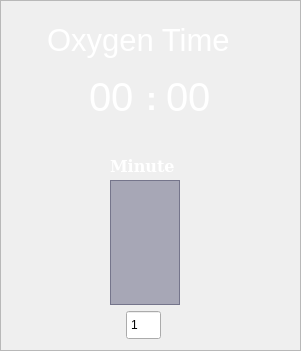
  <widget class="QFrame" name="frame">
   <property name="geometry">
    <rect>
     <x>160</x>
     <y>70</y>
     <width>301</width>
     <height>351</height>
    </rect>
   </property>
   <property name="styleSheet">
    <string notr="true">QFrame#frame{
border: 2px solid ;
border-radius: 12px;
background-color: rgba(0,20,60,0.5);
}</string>
   </property>
   <property name="frameShape">
    <enum>QFrame::StyledPanel</enum>
   </property>
   <property name="frameShadow">
    <enum>QFrame::Raised</enum>
   </property>
   <widget class="QSpinBox" name="minSpin">
    <property name="geometry">
     <rect>
      <x>126</x>
      <y>310</y>
      <width>35</width>
      <height>30</height>
     </rect>
    </property>
    <property name="tabletTracking">
     <bool>true</bool>
    </property>
    <property name="buttonSymbols">
     <enum>QAbstractSpinBox::NoButtons</enum>
    </property>
    <property name="minimum">
     <number>-1</number>
    </property>
    <property name="maximum">
     <number>60</number>
    </property>
    <property name="value">
     <number>1</number>
    </property>
   </widget>
   <widget class="QLabel" name="label_2">
    <property name="geometry">
     <rect>
      <x>110</x>
      <y>150</y>
      <width>81</width>
      <height>31</height>
     </rect>
    </property>
    <property name="palette">
     <palette>
      <active>
       <colorrole role="WindowText">
        <brush brushstyle="SolidPattern">
         <color alpha="255">
          <red>255</red>
          <green>255</green>
          <blue>255</blue>
         </color>
        </brush>
       </colorrole>
      </active>
      <inactive>
       <colorrole role="WindowText">
        <brush brushstyle="SolidPattern">
         <color alpha="255">
          <red>255</red>
          <green>255</green>
          <blue>255</blue>
         </color>
        </brush>
       </colorrole>
      </inactive>
      <disabled>
       <colorrole role="WindowText">
        <brush brushstyle="SolidPattern">
         <color alpha="96">
          <red>164</red>
          <green>166</green>
          <blue>168</blue>
         </color>
        </brush>
       </colorrole>
      </disabled>
     </palette>
    </property>
    <property name="font">
     <font>
      <family>DejaVu Serif</family>
      <pointsize>12</pointsize>
      <weight>75</weight>
      <italic>false</italic>
      <bold>true</bold>
     </font>
    </property>
    <property name="frameShape">
     <enum>QFrame::NoFrame</enum>
    </property>
    <property name="frameShadow">
     <enum>QFrame::Plain</enum>
    </property>
    <property name="text">
     <string>Minute</string>
    </property>
   </widget>
   <widget class="QLabel" name="label">
    <property name="geometry">
     <rect>
      <x>146</x>
      <y>78</y>
      <width>16</width>
      <height>40</height>
     </rect>
    </property>
    <property name="palette">
     <palette>
      <active>
       <colorrole role="WindowText">
        <brush brushstyle="SolidPattern">
         <color alpha="255">
          <red>255</red>
          <green>255</green>
          <blue>255</blue>
         </color>
        </brush>
       </colorrole>
      </active>
      <inactive>
       <colorrole role="WindowText">
        <brush brushstyle="SolidPattern">
         <color alpha="255">
          <red>255</red>
          <green>255</green>
          <blue>255</blue>
         </color>
        </brush>
       </colorrole>
      </inactive>
      <disabled>
       <colorrole role="WindowText">
        <brush brushstyle="SolidPattern">
         <color alpha="96">
          <red>164</red>
          <green>166</green>
          <blue>168</blue>
         </color>
        </brush>
       </colorrole>
      </disabled>
     </palette>
    </property>
    <property name="font">
     <font>
      <pointsize>25</pointsize>
      <weight>75</weight>
      <bold>true</bold>
     </font>
    </property>
    <property name="text">
     <string>:</string>
    </property>
   </widget>
   <widget class="QLabel" name="label_3">
    <property name="geometry">
     <rect>
      <x>47</x>
      <y>20</y>
      <width>215</width>
      <height>40</height>
     </rect>
    </property>
    <property name="palette">
     <palette>
      <active>
       <colorrole role="WindowText">
        <brush brushstyle="SolidPattern">
         <color alpha="255">
          <red>255</red>
          <green>255</green>
          <blue>255</blue>
         </color>
        </brush>
       </colorrole>
      </active>
      <inactive>
       <colorrole role="WindowText">
        <brush brushstyle="SolidPattern">
         <color alpha="255">
          <red>255</red>
          <green>255</green>
          <blue>255</blue>
         </color>
        </brush>
       </colorrole>
      </inactive>
      <disabled>
       <colorrole role="WindowText">
        <brush brushstyle="SolidPattern">
         <color alpha="96">
          <red>164</red>
          <green>166</green>
          <blue>168</blue>
         </color>
        </brush>
       </colorrole>
      </disabled>
     </palette>
    </property>
    <property name="font">
     <font>
      <pointsize>23</pointsize>
      <weight>50</weight>
      <bold>false</bold>
     </font>
    </property>
    <property name="text">
     <string>Oxygen Time</string>
    </property>
   </widget>
   <widget class="QTextEdit" name="textEdit">
    <property name="enabled">
     <bool>true</bool>
    </property>
    <property name="geometry">
     <rect>
      <x>110</x>
      <y>180</y>
      <width>70</width>
      <height>125</height>
     </rect>
    </property>
    <property name="sizePolicy">
     <sizepolicy hsizetype="Fixed" vsizetype="Fixed">
      <horstretch>0</horstretch>
      <verstretch>0</verstretch>
     </sizepolicy>
    </property>
    <property name="palette">
     <palette>
      <active>
       <colorrole role="Button">
        <brush brushstyle="SolidPattern">
         <color alpha="77">
          <red>0</red>
          <green>0</green>
          <blue>50</blue>
         </color>
        </brush>
       </colorrole>
       <colorrole role="Base">
        <brush brushstyle="NoBrush">
         <color alpha="255">
          <red>0</red>
          <green>0</green>
          <blue>0</blue>
         </color>
        </brush>
       </colorrole>
       <colorrole role="Window">
        <brush brushstyle="SolidPattern">
         <color alpha="77">
          <red>0</red>
          <green>0</green>
          <blue>50</blue>
         </color>
        </brush>
       </colorrole>
      </active>
      <inactive>
       <colorrole role="Button">
        <brush brushstyle="SolidPattern">
         <color alpha="77">
          <red>0</red>
          <green>0</green>
          <blue>50</blue>
         </color>
        </brush>
       </colorrole>
       <colorrole role="Base">
        <brush brushstyle="NoBrush">
         <color alpha="255">
          <red>0</red>
          <green>0</green>
          <blue>0</blue>
         </color>
        </brush>
       </colorrole>
       <colorrole role="Window">
        <brush brushstyle="SolidPattern">
         <color alpha="77">
          <red>0</red>
          <green>0</green>
          <blue>50</blue>
         </color>
        </brush>
       </colorrole>
      </inactive>
      <disabled>
       <colorrole role="Button">
        <brush brushstyle="SolidPattern">
         <color alpha="77">
          <red>0</red>
          <green>0</green>
          <blue>50</blue>
         </color>
        </brush>
       </colorrole>
       <colorrole role="Base">
        <brush brushstyle="NoBrush">
         <color alpha="255">
          <red>0</red>
          <green>0</green>
          <blue>0</blue>
         </color>
        </brush>
       </colorrole>
       <colorrole role="Window">
        <brush brushstyle="SolidPattern">
         <color alpha="77">
          <red>0</red>
          <green>0</green>
          <blue>50</blue>
         </color>
        </brush>
       </colorrole>
      </disabled>
     </palette>
    </property>
    <property name="font">
     <font>
      <family>Waree</family>
      <pointsize>12</pointsize>
      <weight>9</weight>
      <italic>false</italic>
      <bold>false</bold>
     </font>
    </property>
    <property name="cursor" stdset="0">
     <cursorShape>BlankCursor</cursorShape>
    </property>
    <property name="autoFillBackground">
     <bool>false</bool>
    </property>
    <property name="styleSheet">
     <string notr="true">background-color: rgb(0, 0, 50,30%);
font: 75 12pt &quot;Waree&quot;;
qproperty-alignment: AlignCenter;
</string>
    </property>
    <property name="readOnly">
     <bool>true</bool>
    </property>
    <property name="html">
     <string>&lt;!DOCTYPE HTML PUBLIC &quot;-//W3C//DTD HTML 4.0//EN&quot; &quot;http://www.w3.org/TR/REC-html40/strict.dtd&quot;&gt;
&lt;html&gt;&lt;head&gt;&lt;meta name=&quot;qrichtext&quot; content=&quot;1&quot; /&gt;&lt;style type=&quot;text/css&quot;&gt;
p, li { white-space: pre-wrap; }
&lt;/style&gt;&lt;/head&gt;&lt;body style=&quot; font-family:'Waree'; font-size:12pt; font-weight:72; font-style:normal;&quot;&gt;
&lt;p align=&quot;center&quot; style=&quot;-qt-paragraph-type:empty; margin-top:0px; margin-bottom:0px; margin-left:0px; margin-right:0px; -qt-block-indent:0; text-indent:0px;&quot;&gt;&lt;br /&gt;&lt;/p&gt;&lt;/body&gt;&lt;/html&gt;</string>
    </property>
    <property name="textInteractionFlags">
     <set>Qt::NoTextInteraction</set>
    </property>
   </widget>
   <widget class="QLabel" name="minNumber">
    <property name="geometry">
     <rect>
      <x>89</x>
      <y>73</y>
      <width>58</width>
      <height>48</height>
     </rect>
    </property>
    <property name="palette">
     <palette>
      <active>
       <colorrole role="WindowText">
        <brush brushstyle="SolidPattern">
         <color alpha="255">
          <red>255</red>
          <green>255</green>
          <blue>255</blue>
         </color>
        </brush>
       </colorrole>
       <colorrole role="Button">
        <brush brushstyle="SolidPattern">
         <color alpha="96">
          <red>164</red>
          <green>166</green>
          <blue>168</blue>
         </color>
        </brush>
       </colorrole>
       <colorrole role="Light">
        <brush brushstyle="SolidPattern">
         <color alpha="96">
          <red>246</red>
          <green>249</green>
          <blue>252</blue>
         </color>
        </brush>
       </colorrole>
       <colorrole role="Midlight">
        <brush brushstyle="SolidPattern">
         <color alpha="96">
          <red>205</red>
          <green>207</green>
          <blue>210</blue>
         </color>
        </brush>
       </colorrole>
       <colorrole role="Dark">
        <brush brushstyle="SolidPattern">
         <color alpha="96">
          <red>82</red>
          <green>83</green>
          <blue>84</blue>
         </color>
        </brush>
       </colorrole>
       <colorrole role="Mid">
        <brush brushstyle="SolidPattern">
         <color alpha="96">
          <red>109</red>
          <green>111</green>
          <blue>112</blue>
         </color>
        </brush>
       </colorrole>
       <colorrole role="Text">
        <brush brushstyle="SolidPattern">
         <color alpha="255">
          <red>255</red>
          <green>255</green>
          <blue>255</blue>
         </color>
        </brush>
       </colorrole>
       <colorrole role="BrightText">
        <brush brushstyle="SolidPattern">
         <color alpha="255">
          <red>255</red>
          <green>255</green>
          <blue>255</blue>
         </color>
        </brush>
       </colorrole>
       <colorrole role="ButtonText">
        <brush brushstyle="SolidPattern">
         <color alpha="255">
          <red>255</red>
          <green>255</green>
          <blue>255</blue>
         </color>
        </brush>
       </colorrole>
       <colorrole role="Base">
        <brush brushstyle="SolidPattern">
         <color alpha="255">
          <red>255</red>
          <green>255</green>
          <blue>255</blue>
         </color>
        </brush>
       </colorrole>
       <colorrole role="Window">
        <brush brushstyle="SolidPattern">
         <color alpha="96">
          <red>164</red>
          <green>166</green>
          <blue>168</blue>
         </color>
        </brush>
       </colorrole>
       <colorrole role="Shadow">
        <brush brushstyle="SolidPattern">
         <color alpha="255">
          <red>0</red>
          <green>0</green>
          <blue>0</blue>
         </color>
        </brush>
       </colorrole>
       <colorrole role="AlternateBase">
        <brush brushstyle="SolidPattern">
         <color alpha="175">
          <red>209</red>
          <green>210</green>
          <blue>211</blue>
         </color>
        </brush>
       </colorrole>
       <colorrole role="ToolTipBase">
        <brush brushstyle="SolidPattern">
         <color alpha="255">
          <red>255</red>
          <green>255</green>
          <blue>220</blue>
         </color>
        </brush>
       </colorrole>
       <colorrole role="ToolTipText">
        <brush brushstyle="SolidPattern">
         <color alpha="255">
          <red>0</red>
          <green>0</green>
          <blue>0</blue>
         </color>
        </brush>
       </colorrole>
       <colorrole role="PlaceholderText">
        <brush brushstyle="SolidPattern">
         <color alpha="128">
          <red>255</red>
          <green>255</green>
          <blue>255</blue>
         </color>
        </brush>
       </colorrole>
      </active>
      <inactive>
       <colorrole role="WindowText">
        <brush brushstyle="SolidPattern">
         <color alpha="255">
          <red>255</red>
          <green>255</green>
          <blue>255</blue>
         </color>
        </brush>
       </colorrole>
       <colorrole role="Button">
        <brush brushstyle="SolidPattern">
         <color alpha="96">
          <red>164</red>
          <green>166</green>
          <blue>168</blue>
         </color>
        </brush>
       </colorrole>
       <colorrole role="Light">
        <brush brushstyle="SolidPattern">
         <color alpha="96">
          <red>246</red>
          <green>249</green>
          <blue>252</blue>
         </color>
        </brush>
       </colorrole>
       <colorrole role="Midlight">
        <brush brushstyle="SolidPattern">
         <color alpha="96">
          <red>205</red>
          <green>207</green>
          <blue>210</blue>
         </color>
        </brush>
       </colorrole>
       <colorrole role="Dark">
        <brush brushstyle="SolidPattern">
         <color alpha="96">
          <red>82</red>
          <green>83</green>
          <blue>84</blue>
         </color>
        </brush>
       </colorrole>
       <colorrole role="Mid">
        <brush brushstyle="SolidPattern">
         <color alpha="96">
          <red>109</red>
          <green>111</green>
          <blue>112</blue>
         </color>
        </brush>
       </colorrole>
       <colorrole role="Text">
        <brush brushstyle="SolidPattern">
         <color alpha="255">
          <red>255</red>
          <green>255</green>
          <blue>255</blue>
         </color>
        </brush>
       </colorrole>
       <colorrole role="BrightText">
        <brush brushstyle="SolidPattern">
         <color alpha="255">
          <red>255</red>
          <green>255</green>
          <blue>255</blue>
         </color>
        </brush>
       </colorrole>
       <colorrole role="ButtonText">
        <brush brushstyle="SolidPattern">
         <color alpha="255">
          <red>255</red>
          <green>255</green>
          <blue>255</blue>
         </color>
        </brush>
       </colorrole>
       <colorrole role="Base">
        <brush brushstyle="SolidPattern">
         <color alpha="255">
          <red>255</red>
          <green>255</green>
          <blue>255</blue>
         </color>
        </brush>
       </colorrole>
       <colorrole role="Window">
        <brush brushstyle="SolidPattern">
         <color alpha="96">
          <red>164</red>
          <green>166</green>
          <blue>168</blue>
         </color>
        </brush>
       </colorrole>
       <colorrole role="Shadow">
        <brush brushstyle="SolidPattern">
         <color alpha="255">
          <red>0</red>
          <green>0</green>
          <blue>0</blue>
         </color>
        </brush>
       </colorrole>
       <colorrole role="AlternateBase">
        <brush brushstyle="SolidPattern">
         <color alpha="175">
          <red>209</red>
          <green>210</green>
          <blue>211</blue>
         </color>
        </brush>
       </colorrole>
       <colorrole role="ToolTipBase">
        <brush brushstyle="SolidPattern">
         <color alpha="255">
          <red>255</red>
          <green>255</green>
          <blue>220</blue>
         </color>
        </brush>
       </colorrole>
       <colorrole role="ToolTipText">
        <brush brushstyle="SolidPattern">
         <color alpha="255">
          <red>0</red>
          <green>0</green>
          <blue>0</blue>
         </color>
        </brush>
       </colorrole>
       <colorrole role="PlaceholderText">
        <brush brushstyle="SolidPattern">
         <color alpha="128">
          <red>255</red>
          <green>255</green>
          <blue>255</blue>
         </color>
        </brush>
       </colorrole>
      </inactive>
      <disabled>
       <colorrole role="WindowText">
        <brush brushstyle="SolidPattern">
         <color alpha="96">
          <red>82</red>
          <green>83</green>
          <blue>84</blue>
         </color>
        </brush>
       </colorrole>
       <colorrole role="Button">
        <brush brushstyle="SolidPattern">
         <color alpha="96">
          <red>164</red>
          <green>166</green>
          <blue>168</blue>
         </color>
        </brush>
       </colorrole>
       <colorrole role="Light">
        <brush brushstyle="SolidPattern">
         <color alpha="96">
          <red>246</red>
          <green>249</green>
          <blue>252</blue>
         </color>
        </brush>
       </colorrole>
       <colorrole role="Midlight">
        <brush brushstyle="SolidPattern">
         <color alpha="96">
          <red>205</red>
          <green>207</green>
          <blue>210</blue>
         </color>
        </brush>
       </colorrole>
       <colorrole role="Dark">
        <brush brushstyle="SolidPattern">
         <color alpha="96">
          <red>82</red>
          <green>83</green>
          <blue>84</blue>
         </color>
        </brush>
       </colorrole>
       <colorrole role="Mid">
        <brush brushstyle="SolidPattern">
         <color alpha="96">
          <red>109</red>
          <green>111</green>
          <blue>112</blue>
         </color>
        </brush>
       </colorrole>
       <colorrole role="Text">
        <brush brushstyle="SolidPattern">
         <color alpha="96">
          <red>164</red>
          <green>166</green>
          <blue>168</blue>
         </color>
        </brush>
       </colorrole>
       <colorrole role="BrightText">
        <brush brushstyle="SolidPattern">
         <color alpha="255">
          <red>255</red>
          <green>255</green>
          <blue>255</blue>
         </color>
        </brush>
       </colorrole>
       <colorrole role="ButtonText">
        <brush brushstyle="SolidPattern">
         <color alpha="96">
          <red>164</red>
          <green>166</green>
          <blue>168</blue>
         </color>
        </brush>
       </colorrole>
       <colorrole role="Base">
        <brush brushstyle="SolidPattern">
         <color alpha="96">
          <red>164</red>
          <green>166</green>
          <blue>168</blue>
         </color>
        </brush>
       </colorrole>
       <colorrole role="Window">
        <brush brushstyle="SolidPattern">
         <color alpha="96">
          <red>164</red>
          <green>166</green>
          <blue>168</blue>
         </color>
        </brush>
       </colorrole>
       <colorrole role="Shadow">
        <brush brushstyle="SolidPattern">
         <color alpha="255">
          <red>0</red>
          <green>0</green>
          <blue>0</blue>
         </color>
        </brush>
       </colorrole>
       <colorrole role="AlternateBase">
        <brush brushstyle="SolidPattern">
         <color alpha="96">
          <red>164</red>
          <green>166</green>
          <blue>168</blue>
         </color>
        </brush>
       </colorrole>
       <colorrole role="ToolTipBase">
        <brush brushstyle="SolidPattern">
         <color alpha="255">
          <red>255</red>
          <green>255</green>
          <blue>220</blue>
         </color>
        </brush>
       </colorrole>
       <colorrole role="ToolTipText">
        <brush brushstyle="SolidPattern">
         <color alpha="255">
          <red>0</red>
          <green>0</green>
          <blue>0</blue>
         </color>
        </brush>
       </colorrole>
       <colorrole role="PlaceholderText">
        <brush brushstyle="SolidPattern">
         <color alpha="128">
          <red>208</red>
          <green>208</green>
          <blue>208</blue>
         </color>
        </brush>
       </colorrole>
      </disabled>
     </palette>
    </property>
    <property name="font">
     <font>
      <pointsize>30</pointsize>
     </font>
    </property>
    <property name="text">
     <string>00</string>
    </property>
   </widget>
   <widget class="QLabel" name="secNumber">
    <property name="geometry">
     <rect>
      <x>166</x>
      <y>73</y>
      <width>58</width>
      <height>48</height>
     </rect>
    </property>
    <property name="palette">
     <palette>
      <active>
       <colorrole role="WindowText">
        <brush brushstyle="SolidPattern">
         <color alpha="255">
          <red>255</red>
          <green>255</green>
          <blue>255</blue>
         </color>
        </brush>
       </colorrole>
       <colorrole role="Button">
        <brush brushstyle="SolidPattern">
         <color alpha="96">
          <red>164</red>
          <green>166</green>
          <blue>168</blue>
         </color>
        </brush>
       </colorrole>
       <colorrole role="Light">
        <brush brushstyle="SolidPattern">
         <color alpha="96">
          <red>246</red>
          <green>249</green>
          <blue>252</blue>
         </color>
        </brush>
       </colorrole>
       <colorrole role="Midlight">
        <brush brushstyle="SolidPattern">
         <color alpha="96">
          <red>205</red>
          <green>207</green>
          <blue>210</blue>
         </color>
        </brush>
       </colorrole>
       <colorrole role="Dark">
        <brush brushstyle="SolidPattern">
         <color alpha="96">
          <red>82</red>
          <green>83</green>
          <blue>84</blue>
         </color>
        </brush>
       </colorrole>
       <colorrole role="Mid">
        <brush brushstyle="SolidPattern">
         <color alpha="96">
          <red>109</red>
          <green>111</green>
          <blue>112</blue>
         </color>
        </brush>
       </colorrole>
       <colorrole role="Text">
        <brush brushstyle="SolidPattern">
         <color alpha="255">
          <red>255</red>
          <green>255</green>
          <blue>255</blue>
         </color>
        </brush>
       </colorrole>
       <colorrole role="BrightText">
        <brush brushstyle="SolidPattern">
         <color alpha="255">
          <red>255</red>
          <green>255</green>
          <blue>255</blue>
         </color>
        </brush>
       </colorrole>
       <colorrole role="ButtonText">
        <brush brushstyle="SolidPattern">
         <color alpha="255">
          <red>255</red>
          <green>255</green>
          <blue>255</blue>
         </color>
        </brush>
       </colorrole>
       <colorrole role="Base">
        <brush brushstyle="SolidPattern">
         <color alpha="255">
          <red>255</red>
          <green>255</green>
          <blue>255</blue>
         </color>
        </brush>
       </colorrole>
       <colorrole role="Window">
        <brush brushstyle="SolidPattern">
         <color alpha="96">
          <red>164</red>
          <green>166</green>
          <blue>168</blue>
         </color>
        </brush>
       </colorrole>
       <colorrole role="Shadow">
        <brush brushstyle="SolidPattern">
         <color alpha="255">
          <red>0</red>
          <green>0</green>
          <blue>0</blue>
         </color>
        </brush>
       </colorrole>
       <colorrole role="AlternateBase">
        <brush brushstyle="SolidPattern">
         <color alpha="175">
          <red>209</red>
          <green>210</green>
          <blue>211</blue>
         </color>
        </brush>
       </colorrole>
       <colorrole role="ToolTipBase">
        <brush brushstyle="SolidPattern">
         <color alpha="255">
          <red>255</red>
          <green>255</green>
          <blue>220</blue>
         </color>
        </brush>
       </colorrole>
       <colorrole role="ToolTipText">
        <brush brushstyle="SolidPattern">
         <color alpha="255">
          <red>0</red>
          <green>0</green>
          <blue>0</blue>
         </color>
        </brush>
       </colorrole>
       <colorrole role="PlaceholderText">
        <brush brushstyle="SolidPattern">
         <color alpha="128">
          <red>255</red>
          <green>255</green>
          <blue>255</blue>
         </color>
        </brush>
       </colorrole>
      </active>
      <inactive>
       <colorrole role="WindowText">
        <brush brushstyle="SolidPattern">
         <color alpha="255">
          <red>255</red>
          <green>255</green>
          <blue>255</blue>
         </color>
        </brush>
       </colorrole>
       <colorrole role="Button">
        <brush brushstyle="SolidPattern">
         <color alpha="96">
          <red>164</red>
          <green>166</green>
          <blue>168</blue>
         </color>
        </brush>
       </colorrole>
       <colorrole role="Light">
        <brush brushstyle="SolidPattern">
         <color alpha="96">
          <red>246</red>
          <green>249</green>
          <blue>252</blue>
         </color>
        </brush>
       </colorrole>
       <colorrole role="Midlight">
        <brush brushstyle="SolidPattern">
         <color alpha="96">
          <red>205</red>
          <green>207</green>
          <blue>210</blue>
         </color>
        </brush>
       </colorrole>
       <colorrole role="Dark">
        <brush brushstyle="SolidPattern">
         <color alpha="96">
          <red>82</red>
          <green>83</green>
          <blue>84</blue>
         </color>
        </brush>
       </colorrole>
       <colorrole role="Mid">
        <brush brushstyle="SolidPattern">
         <color alpha="96">
          <red>109</red>
          <green>111</green>
          <blue>112</blue>
         </color>
        </brush>
       </colorrole>
       <colorrole role="Text">
        <brush brushstyle="SolidPattern">
         <color alpha="255">
          <red>255</red>
          <green>255</green>
          <blue>255</blue>
         </color>
        </brush>
       </colorrole>
       <colorrole role="BrightText">
        <brush brushstyle="SolidPattern">
         <color alpha="255">
          <red>255</red>
          <green>255</green>
          <blue>255</blue>
         </color>
        </brush>
       </colorrole>
       <colorrole role="ButtonText">
        <brush brushstyle="SolidPattern">
         <color alpha="255">
          <red>255</red>
          <green>255</green>
          <blue>255</blue>
         </color>
        </brush>
       </colorrole>
       <colorrole role="Base">
        <brush brushstyle="SolidPattern">
         <color alpha="255">
          <red>255</red>
          <green>255</green>
          <blue>255</blue>
         </color>
        </brush>
       </colorrole>
       <colorrole role="Window">
        <brush brushstyle="SolidPattern">
         <color alpha="96">
          <red>164</red>
          <green>166</green>
          <blue>168</blue>
         </color>
        </brush>
       </colorrole>
       <colorrole role="Shadow">
        <brush brushstyle="SolidPattern">
         <color alpha="255">
          <red>0</red>
          <green>0</green>
          <blue>0</blue>
         </color>
        </brush>
       </colorrole>
       <colorrole role="AlternateBase">
        <brush brushstyle="SolidPattern">
         <color alpha="175">
          <red>209</red>
          <green>210</green>
          <blue>211</blue>
         </color>
        </brush>
       </colorrole>
       <colorrole role="ToolTipBase">
        <brush brushstyle="SolidPattern">
         <color alpha="255">
          <red>255</red>
          <green>255</green>
          <blue>220</blue>
         </color>
        </brush>
       </colorrole>
       <colorrole role="ToolTipText">
        <brush brushstyle="SolidPattern">
         <color alpha="255">
          <red>0</red>
          <green>0</green>
          <blue>0</blue>
         </color>
        </brush>
       </colorrole>
       <colorrole role="PlaceholderText">
        <brush brushstyle="SolidPattern">
         <color alpha="128">
          <red>255</red>
          <green>255</green>
          <blue>255</blue>
         </color>
        </brush>
       </colorrole>
      </inactive>
      <disabled>
       <colorrole role="WindowText">
        <brush brushstyle="SolidPattern">
         <color alpha="96">
          <red>82</red>
          <green>83</green>
          <blue>84</blue>
         </color>
        </brush>
       </colorrole>
       <colorrole role="Button">
        <brush brushstyle="SolidPattern">
         <color alpha="96">
          <red>164</red>
          <green>166</green>
          <blue>168</blue>
         </color>
        </brush>
       </colorrole>
       <colorrole role="Light">
        <brush brushstyle="SolidPattern">
         <color alpha="96">
          <red>246</red>
          <green>249</green>
          <blue>252</blue>
         </color>
        </brush>
       </colorrole>
       <colorrole role="Midlight">
        <brush brushstyle="SolidPattern">
         <color alpha="96">
          <red>205</red>
          <green>207</green>
          <blue>210</blue>
         </color>
        </brush>
       </colorrole>
       <colorrole role="Dark">
        <brush brushstyle="SolidPattern">
         <color alpha="96">
          <red>82</red>
          <green>83</green>
          <blue>84</blue>
         </color>
        </brush>
       </colorrole>
       <colorrole role="Mid">
        <brush brushstyle="SolidPattern">
         <color alpha="96">
          <red>109</red>
          <green>111</green>
          <blue>112</blue>
         </color>
        </brush>
       </colorrole>
       <colorrole role="Text">
        <brush brushstyle="SolidPattern">
         <color alpha="96">
          <red>164</red>
          <green>166</green>
          <blue>168</blue>
         </color>
        </brush>
       </colorrole>
       <colorrole role="BrightText">
        <brush brushstyle="SolidPattern">
         <color alpha="255">
          <red>255</red>
          <green>255</green>
          <blue>255</blue>
         </color>
        </brush>
       </colorrole>
       <colorrole role="ButtonText">
        <brush brushstyle="SolidPattern">
         <color alpha="96">
          <red>164</red>
          <green>166</green>
          <blue>168</blue>
         </color>
        </brush>
       </colorrole>
       <colorrole role="Base">
        <brush brushstyle="SolidPattern">
         <color alpha="96">
          <red>164</red>
          <green>166</green>
          <blue>168</blue>
         </color>
        </brush>
       </colorrole>
       <colorrole role="Window">
        <brush brushstyle="SolidPattern">
         <color alpha="96">
          <red>164</red>
          <green>166</green>
          <blue>168</blue>
         </color>
        </brush>
       </colorrole>
       <colorrole role="Shadow">
        <brush brushstyle="SolidPattern">
         <color alpha="255">
          <red>0</red>
          <green>0</green>
          <blue>0</blue>
         </color>
        </brush>
       </colorrole>
       <colorrole role="AlternateBase">
        <brush brushstyle="SolidPattern">
         <color alpha="96">
          <red>164</red>
          <green>166</green>
          <blue>168</blue>
         </color>
        </brush>
       </colorrole>
       <colorrole role="ToolTipBase">
        <brush brushstyle="SolidPattern">
         <color alpha="255">
          <red>255</red>
          <green>255</green>
          <blue>220</blue>
         </color>
        </brush>
       </colorrole>
       <colorrole role="ToolTipText">
        <brush brushstyle="SolidPattern">
         <color alpha="255">
          <red>0</red>
          <green>0</green>
          <blue>0</blue>
         </color>
        </brush>
       </colorrole>
       <colorrole role="PlaceholderText">
        <brush brushstyle="SolidPattern">
         <color alpha="128">
          <red>208</red>
          <green>208</green>
          <blue>208</blue>
         </color>
        </brush>
       </colorrole>
      </disabled>
     </palette>
    </property>
    <property name="font">
     <font>
      <pointsize>30</pointsize>
     </font>
    </property>
    <property name="text">
     <string>00</string>
    </property>
   </widget>
  </widget>
